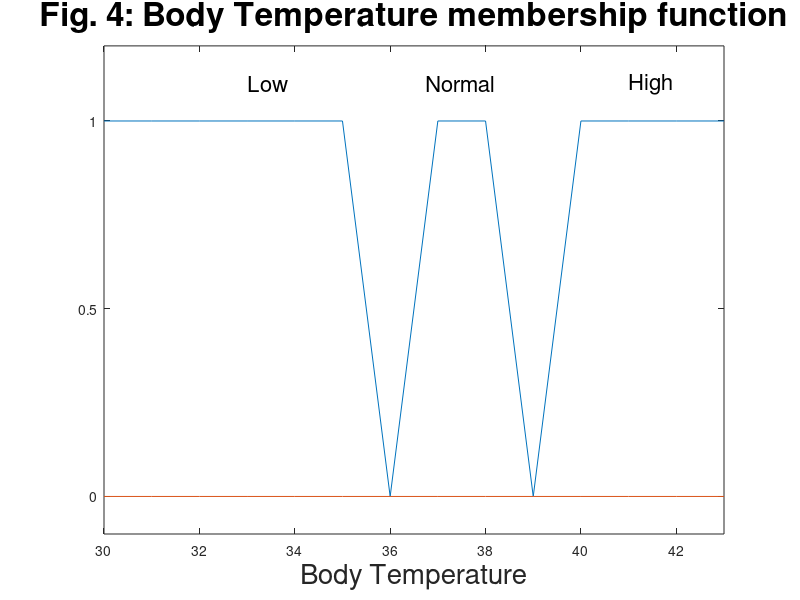

This figure's MATLAB source:
x   = (30:43);
y   = [1,1,1,1,1,1,0,1,1,0,1,1,1,1];
y2  = [0,0,0,0,0,0,0,0,0,0,0,0,0,0];

figure;
plot( x, y, x, y2 );

title ( "Fig. 4: Body Temperature membership function", "FontSize", 24 );
xlabel ("Body Temperature", "FontSize", 20 );

ylim([-0.1  1.2]);
xlim([30    43]);
yticks([0,0.5,1]);

text (33,     1.1,  "Low",    "FontSize", 16);
text (36.75,  1.1,  "Normal", "FontSize", 16);
text (41,     1.1,  "High",   "FontSize", 16);
